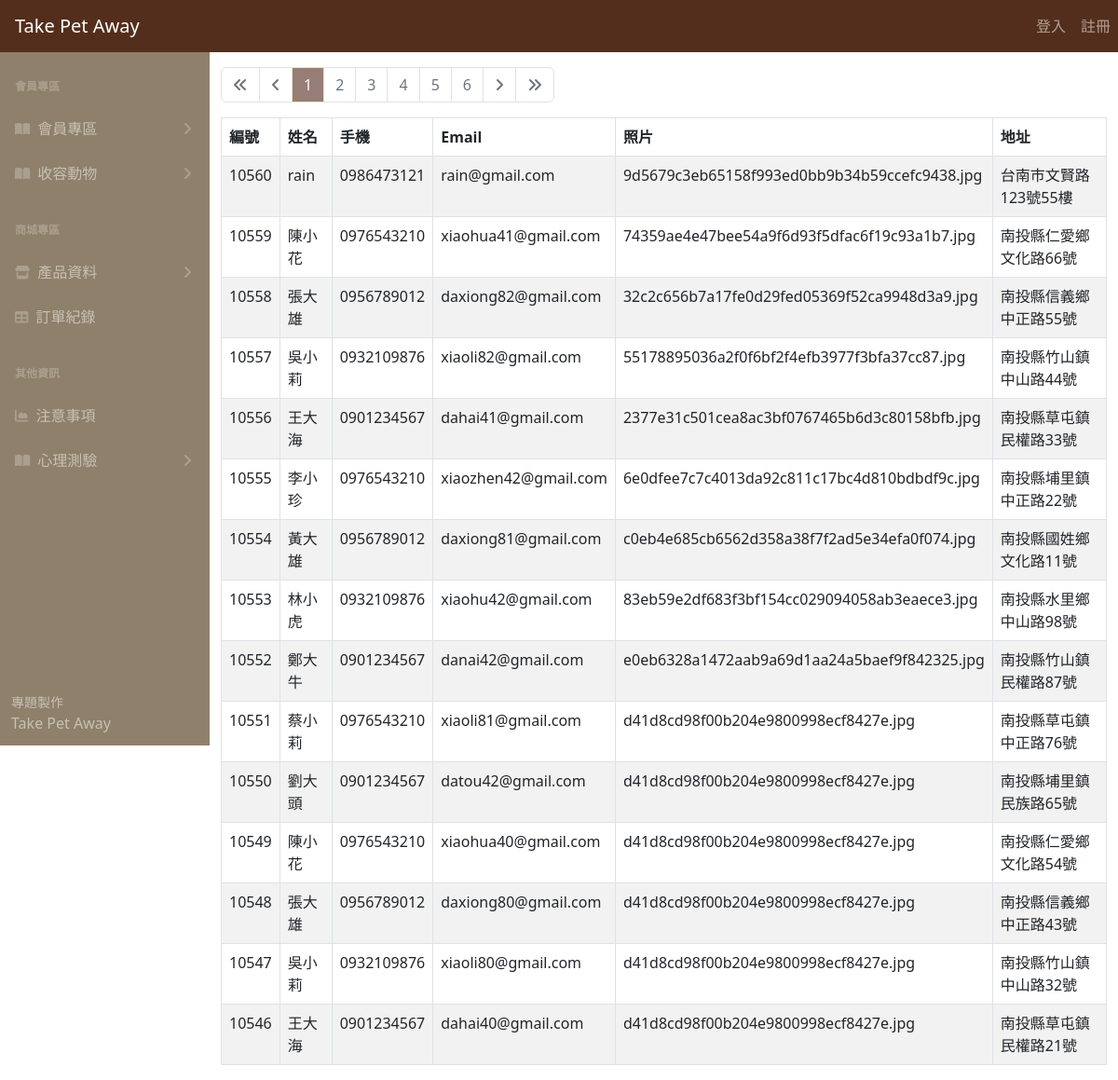
The page /user-nologin.php on the database as committed earlier.
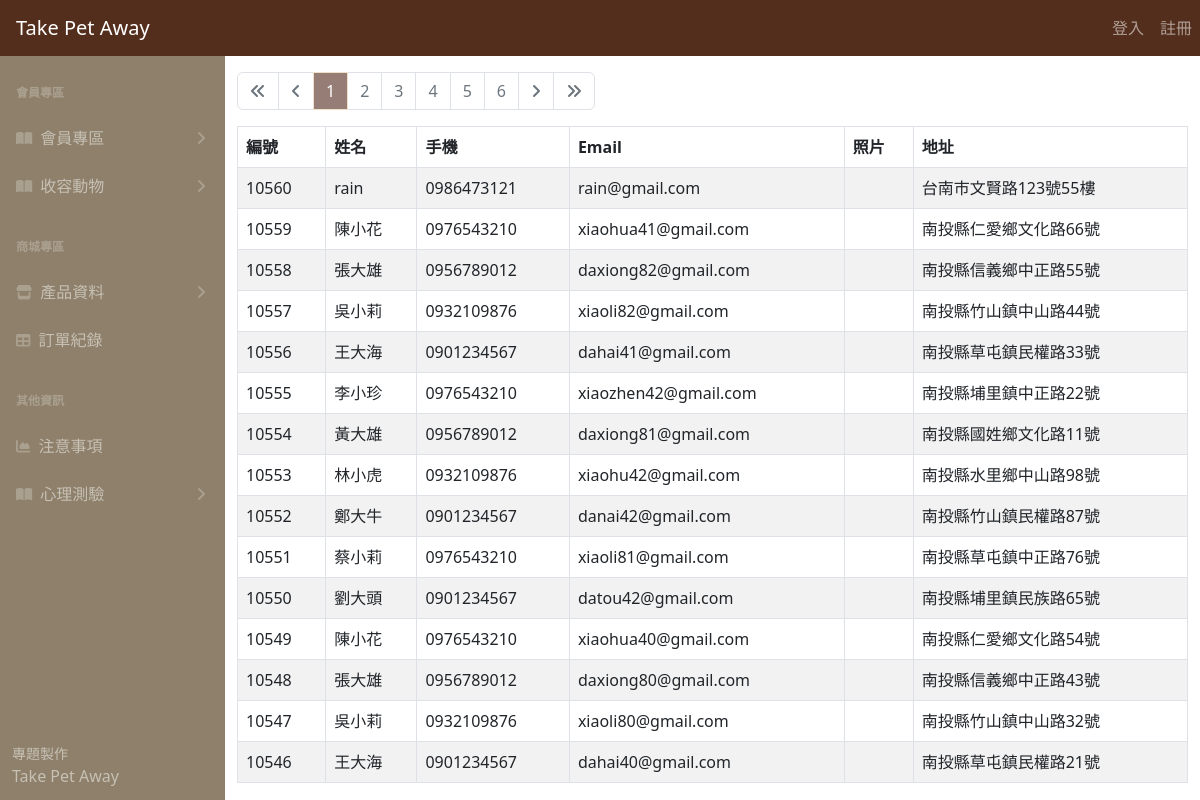
The same page on the database as committed later.
### tables this page shows
CREATE TABLE `user` (
  `user_id` int(11) NOT NULL,
  `name` varchar(15) NOT NULL,
  `account` varchar(10) NOT NULL,
  `password` varchar(12) NOT NULL,
  `email` varchar(30) NOT NULL,
  `pic` varchar(100) DEFAULT NULL,
  `address_detail` varchar(80) NOT NULL,
  `status` varchar(6) NOT NULL
);

### user-nologin.php (the view, shortened to what this page needs)
<?php
require __DIR__ . '/parts/pdo-connect.php';
$page = isset($_GET['page']) ? intval($_GET['page']) : 1;
$perPage = 15;
$t_sql = "SELECT COUNT(1) FROM user";
$t_stmt = $pdo->query($t_sql);
$totalRows = $t_stmt->fetch(PDO::FETCH_NUM)[0];
$totalPages = ceil($totalRows / $perPage);
$rows = [];
if ($totalRows > 0) {
  $sql = sprintf("SELECT * FROM user ORDER BY user_id DESC LIMIT %s, %s", ($page - 1) * $perPage, $perPage);
  $rows = $pdo->query($sql)->fetchAll();
}
?>
<?php include __DIR__ . '/parts/1_head.php' ?>
<?php include __DIR__ . '/parts/2_nav.php' ?>
<?php include __DIR__ . '/parts/3_side_nav.php' ?>
<div class="container">
  <div class="row mt-3">
    <div class="col">
      <nav aria-label="Page navigation example">
        <ul class="pagination">
          <li class="page-item <?= $page == 1 ? 'disabled' : '' ?>">
            <a class="page-link" href="?page=1">
              <i class="fa-solid fa-angles-left"></i>
            </a>
          </li>
          <li class="page-item <?= $page == 1 ? 'disabled' : '' ?>">
            <a class="page-link" href="?page=<?= $page - 1 ?>">
              <i class="fa-solid fa-angle-left"></i>
            </a>
          </li>
          <?php for ($i = $page - 5; $i <= $page + 5; $i++) : ?>
            <?php if ($i >= 1 and $i <= $totalPages) : ?>
              <li class="page-item <?= $i != $page ?: 'active' ?>">
                <a class="page-link" href="?page=<?= $i ?>"><?= $i ?></a>
              </li>
            <?php endif ?>
          <?php endfor ?>
          <li class="page-item <?= $page == $totalPages ? 'disabled' : '' ?>">
            <a class="page-link" href="?page=<?= $page + 1 ?>">
              <i class="fa-solid fa-angle-right"></i>
            </a>
          </li>
          <li class="page-item <?= $page == $totalPages ? 'disabled' : '' ?>">
            <a class="page-link" href="?page=<?= $totalPages ?>">
              <i class="fa-solid fa-angles-right"></i>
            </a>
          </li>
        </ul>
      </nav>
    </div>
  </div>
  <div class="row">
    <div class="col">
      <table class="table table-bordered table-striped">
        <thead>
          <tr>
            <th>編號</th>
            <th>姓名</th>
            <th>手機</th>
            <th>Email</th>
            <th>照片</th>
            <th>地址</th>
          </tr>
        </thead>
        <tbody>
          <?php foreach ($rows as $r) : ?>
            <tr>
              <td><?= $r['user_id'] ?></td>
              <td><?= $r['name'] ?></td>
              <td><?= $r['account'] ?></td>
              <td><?= $r['email'] ?></td>
              <td><?= $r['pic'] ?></td>
              <td><?= $r['address_detail'] ?></td>
            </tr>
          <?php endforeach ?>
        </tbody>
      </table>
    </div>
  </div>
</div>
<?php include __DIR__ . '/parts/6_foot.php' ?>

### parts/1_head.php (shortened to what this page needs)
<!DOCTYPE html>
<html lang="en">
<head>
  <link href="css/styles.css" rel="stylesheet" />
  <link href="css/styles.css" rel="stylesheet" />
</head>
<body class="sb-nav-fixed">

### parts/2_nav.php (shortened to what this page needs)
<nav class="sb-topnav navbar navbar-expand navbar-dark bg-dark">
  <a class="navbar-brand ps-3" href="index_.php">Take Pet Away</a>
  <div class="collapse navbar-collapse" id="navbarSupportedContent">
    <ul class="navbar-nav mb-2 mb-lg-0">
      <?php if (isset($_SESSION['user'])) : ?>
        <li class="nav-item">
          <a class="nav-link"><?= $_SESSION['user']['name'] ?></a>
        </li>
        <li class="nav-item">
          <a class="nav-link" href="logout.php">登出</a>
        </li>
      <?php else : ?>
        <li class="nav-item">
          <a class="nav-link" href="login.php">登入</a>
        </li>
        <li class="nav-item">
          <a class="nav-link" href="register.php">註冊</a>
        </li>
      <?php endif ?>
    </ul>
  </div>
</nav>

### parts/3_side_nav.php (shortened to what this page needs)
<div id="layoutSidenav">
  <div id="layoutSidenav_nav">
    <nav class="sb-sidenav accordion sb-sidenav-dark" id="sidenavAccordion">
      <div class="sb-sidenav-menu">
        <div class="nav">
          <div class="sb-sidenav-menu-heading">會員專區</div>
          <a class="nav-link collapsed" href="#" data-bs-toggle="collapse" data-bs-target="#collapsePagesUser" aria-expanded="false" aria-controls="collapsePagesUser" onclick="toggleCollapse('collapsePagesUser')">
            <div class="sb-nav-link-icon">
              <i class="fas fa-book-open"></i>
            </div>
            會員專區
            <div class="sb-sidenav-collapse-arrow">
              <i class="fas fa-angle-down"></i>
            </div>
          </a>
          <a class="nav-link collapsed" href="#" data-bs-toggle="collapse" data-bs-target="#collapsePagesAnimal" aria-expanded="false" aria-controls="collapsePagesAnimal">
            <div class="sb-nav-link-icon">
              <i class="fas fa-book-open"></i>
            </div>
            收容動物
            <div class="sb-sidenav-collapse-arrow">
              <i class="fas fa-angle-down"></i>
            </div>
          </a>
          <div class="sb-sidenav-menu-heading">商城專區</div>
          <a class="nav-link collapsed" href="#" data-bs-toggle="collapse" data-bs-target="#collapsePagesShop" aria-expanded="false" aria-controls="collapsePagesShop">
            <div class="sb-nav-link-icon">
              <i class="fa-solid fa-store"></i>
            </div>
            產品資料
            <div class="sb-sidenav-collapse-arrow">
              <i class="fas fa-angle-down"></i>
            </div>
          </a>
          <a class="nav-link" href="order_history.php">
            <div class="sb-nav-link-icon"><i class="fas fa-table"></i></div>
            訂單紀錄
          </a>
          <div class="sb-sidenav-menu-heading">其他資訊</div>
          <a class="nav-link" href="faq_add.php">
            <div class="sb-nav-link-icon">
              <i class="fas fa-chart-area"></i>
            </div>
            注意事項
          </a>
          <a class="nav-link collapsed" href="#" data-bs-toggle="collapse" data-bs-target="#heartContentCollapse" aria-expanded="false" aria-controls="heartContentCollapse">
            <div class="sb-nav-link-icon">
              <i class="fas fa-book-open"></i>
            </div>
            心理測驗
            <div class="sb-sidenav-collapse-arrow">
              <i class="fas fa-angle-down"></i>
            </div>
          </a>
        </div>
      </div>
      <div class="sb-sidenav-footer">
        <div class="small">專題製作</div>
        Take Pet Away
      </div>
    </nav>
  </div>
  <div id="layoutSidenav_content">

### parts/1_head.php (style rules this page uses)
:root { --bs-dark-rgb: 83, 46, 28; }
.sb-sidenav-dark { background-color: #8E806A; }
.sb-sidenav-dark .sb-sidenav-footer { background-color: #8E806A; }
.row { --bs-gutter-x: 0rem; }
.pagination, .datatable-pagination ul { --bs-pagination-active-border-color: #EEE0C9; --bs-pagination-active-bg: #967E76; --bs-link-color: #967E76; --bs-link-hover-color: #967E76; --bs-dark-rgb: #967E76; }

Rows that differ between the two databases and show on the page:
changed user "rain": pic "9d5679c3eb65158f993ed0bb9b34b59ccefc9438.jpg" → (not shown)
changed user "xiaohua41@gmail.com": pic "74359ae4e47bee54a9f6d93f5dfac6f19c93a1b7.jpg" → (not shown)
changed user "daxiong82@gmail.com": pic "32c2c656b7a17fe0d29fed05369f52ca9948d3a9.jpg" → (not shown)
changed user "xiaoli82@gmail.com": pic "55178895036a2f0f6bf2f4efb3977f3bfa37cc87.jpg" → (not shown)
changed user "dahai41@gmail.com": pic "2377e31c501cea8ac3bf0767465b6d3c80158bfb.jpg" → (not shown)
changed user "李小珍": pic "6e0dfee7c7c4013da92c811c17bc4d810bdbdf9c.jpg" → (not shown)
changed user "黃大雄": pic "c0eb4e685cb6562d358a38f7f2ad5e34efa0f074.jpg" → (not shown)
changed user "林小虎": pic "83eb59e2df683f3bf154cc029094058ab3eaece3.jpg" → (not shown)
changed user "鄭大牛": pic "e0eb6328a1472aab9a69d1aa24a5baef9f842325.jpg" → (not shown)
changed user "蔡小莉": pic "d41d8cd98f00b204e9800998ecf8427e.jpg" → (not shown)
changed user "劉大頭": pic "d41d8cd98f00b204e9800998ecf8427e.jpg" → (not shown)
changed user "xiaohua40@gmail.com": pic "d41d8cd98f00b204e9800998ecf8427e.jpg" → (not shown)
changed user "daxiong80@gmail.com": pic "d41d8cd98f00b204e9800998ecf8427e.jpg" → (not shown)
changed user "xiaoli80@gmail.com": pic "d41d8cd98f00b204e9800998ecf8427e.jpg" → (not shown)
changed user "dahai40@gmail.com": pic "d41d8cd98f00b204e9800998ecf8427e.jpg" → (not shown)
